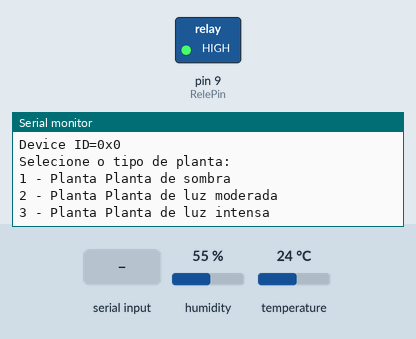
This sketch was run on a simulated Arduino Uno, built for the host (arithmetic inside an expression is 32-bit, double 64-bit). On the bench: switched loads named in the sketch (green lamp = pin HIGH), the last lines printed to the serial monitor. The test bench sets the inputs (shaded band); at power-on: humidity 55 %, temperature 24 °C.

Above: at 0.9 s.
1.0 s: "90,45\n" received over Serial
At 2.0 s:
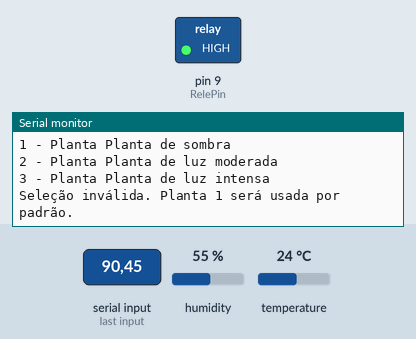
At 6.5 s:
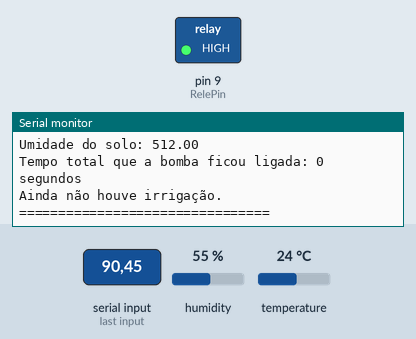

Measured:
- after the input at 1.0 s, the serial monitor: prints a new line at once (image 1)

The sketch:

jadinmemoria.ino
```cpp
//####################################################################################
// Definição da classe Planta (POO)
//####################################################################################
#include <Wire.h>
#include "ClosedCube_HDC1080.h"
#include <avr/pgmspace.h>  // Para utilizar PROGMEM

// Definindo constantes para os nomes das plantas na memória flash
const char planta1[] PROGMEM = "Planta de sombra";
const char planta2[] PROGMEM = "Planta de luz moderada";
const char planta3[] PROGMEM = "Planta de luz intensa";

const char* const nomesPlantas[] PROGMEM = { planta1, planta2, planta3 };

// Estrutura compacta para as configurações de cada planta
struct ConfiguracaoPlanta {
  float tempMin, tempMax;
  uint16_t lumMin, lumMax;  // Mudando para uint16_t para otimizar memória
  float umidadeSoloMin, umidadeSoloMax;
};

// Configurações das plantas armazenadas em PROGMEM
const ConfiguracaoPlanta configuracoes[] PROGMEM = {
  {15.0, 25.0, 100, 300, 200.0, 500.0},    // Planta de sombra
  {18.0, 30.0, 300, 600, 250.0, 700.0},    // Planta de luz moderada
  {20.0, 35.0, 600, 1023, 300.0, 800.0}    // Planta de luz intensa
};

// Classe Planta
class Planta {
  private:
    const char* nome;
    ConfiguracaoPlanta config;

  public:
    // Construtor
    Planta(const char* nome, ConfiguracaoPlanta config) {
      this->nome = nome;
      this->config = config;
    }

    // Getters
    const char* getNome() { return nome; }
    float getTempMin() { return config.tempMin; }
    float getTempMax() { return config.tempMax; }
    uint16_t getLumMin() { return config.lumMin; }
    uint16_t getLumMax() { return config.lumMax; }
    float getUmidadeSoloMin() { return config.umidadeSoloMin; }
    float getUmidadeSoloMax() { return config.umidadeSoloMax; }

    // Verificações das condições
    bool verificarTemp(float temp) {
      return temp >= config.tempMin && temp <= config.tempMax;
    }

    bool verificarLuminosidade(uint16_t luminosidade) {
      return luminosidade >= config.lumMin && luminosidade <= config.lumMax;
    }

    bool verificarUmidadeSolo(float umidadeSolo) {
      return umidadeSolo >= config.umidadeSoloMin && umidadeSolo <= config.umidadeSoloMax;
    }

    bool condicoesAdequadas(float temp, uint16_t luminosidade, float umidadeSolo) {
      return verificarTemp(temp) && verificarLuminosidade(luminosidade) && verificarUmidadeSolo(umidadeSolo);
    }
};

// Lista de plantas
Planta plantas[] = {
  Planta(nomesPlantas[0], configuracoes[0]),
  Planta(nomesPlantas[1], configuracoes[1]),
  Planta(nomesPlantas[2], configuracoes[2])
};

Planta* plantaSelecionada = &plantas[0];  // Inicialmente seleciona a primeira planta

//####################################################################################
// Definição dos pinos e variáveis globais
//####################################################################################
ClosedCube_HDC1080 hdc1080;

const int RelePin = 9;       // Pino ao qual o Módulo Relé está conectado
const int PINO_SENSOR = A3;  // Sensor de umidade do solo
const int LDR = A0;          // Sensor de luminosidade
const int pinLM35 = A2;      // Sensor de temperatura

float tempC = 0.0;
uint16_t valorldr = 0;
float umidadeSolo = 0;
float umidadeAr = 0.0;

const unsigned long INTERVALO_REGA = 5 * 1000; // em milissegundos
unsigned long ultimoTempoLeitura = 0;
unsigned long tempoLigada = 0;
unsigned long tempoUltimaIrrigacao = 0;
unsigned long inicioIrrigacao = 0;
bool bombaLigada = false;

// Cache para armazenar últimas leituras
float ultimoTemp = 0.0;
uint16_t ultimoValorlDr = 0;
float ultimaUmidadeSolo = 0.0;

//####################################################################################
// Função de controle do Arduino
//####################################################################################
void setup() {
  Serial.begin(9600);

  hdc1080.begin(0x40);
  Serial.print("Manufacturer ID=0x");
  Serial.println(hdc1080.readManufacturerId(), HEX);
  Serial.print("Device ID=0x");
  Serial.println(hdc1080.readDeviceId(), HEX);

  pinMode(RelePin, OUTPUT);
  pinMode(LDR, INPUT);
  pinMode(PINO_SENSOR, INPUT);
  digitalWrite(RelePin, 1);

  // Exibe opções para selecionar a planta
  selecionarPlanta();
}

void loop() {
  // Leitura condicional dos sensores
  if (millis() - ultimoTempoLeitura >= INTERVALO_REGA) {
    umidadeSolo = lerUmidadeSolo();
    valorldr = lerLuminosidade();
    tempC = lerTemperatura();
    umidadeAr = lerUmidadeAr();

    // Atualiza cache
    ultimoTemp = tempC;
    ultimoValorlDr = valorldr;
    ultimaUmidadeSolo = umidadeSolo;

    exibirValores();
    ultimoTempoLeitura = millis();
  }

  // Controle de irrigação baseado nas leituras armazenadas
  controlarIrrigacao();

  delay(5000);
}

//####################################################################################
// Funções de Controle
//####################################################################################
void selecionarPlanta() {
  Serial.println(F("Selecione o tipo de planta:"));
  for (int i = 0; i < sizeof(plantas) / sizeof(plantas[0]); i++) {
    Serial.print(i + 1);
    Serial.print(F(" - Planta "));
    Serial.println(FPSTR(nomesPlantas[i])); // Utiliza a função FPSTR para strings em PROGMEM
  }

  while (Serial.available() == 0) {}
  int tipoPlanta = Serial.parseInt() - 1;
  if (tipoPlanta >= 0 && tipoPlanta < sizeof(plantas) / sizeof(plantas[0])) {
    plantaSelecionada = &plantas[tipoPlanta];
    Serial.print(F("Planta "));
    Serial.print(FPSTR(nomesPlantas[tipoPlanta]));
    Serial.println(F(" selecionada."));
  } else {
    Serial.println(F("Seleção inválida. Planta 1 será usada por padrão."));
  }
}

void controlarIrrigacao() {
  bool condicoesAdequadas = plantaSelecionada->condicoesAdequadas(ultimoTemp, ultimoValorlDr, ultimaUmidadeSolo);

  if (condicoesAdequadas && !bombaLigada) {
    ativarIrrigacao();
  } else if (!condicoesAdequadas && bombaLigada) {
    desativarIrrigacao();
  }
}

void ativarIrrigacao() {
  digitalWrite(RelePin, 0);
  Serial.println(F("Irrigação ativada."));
  inicioIrrigacao = millis();
  bombaLigada = true;
}

void desativarIrrigacao() {
  digitalWrite(RelePin, 1);
  Serial.println(F("Irrigação desativada."));
  tempoLigada += millis() - inicioIrrigacao;
  tempoUltimaIrrigacao = millis();
  bombaLigada = false;
}

//####################################################################################
// Funções para leitura dos sensores
//####################################################################################
float lerTemperatura() {
  return hdc1080.readTemperature();
}

uint16_t lerLuminosidade() {
  return analogRead(LDR);
}

float lerUmidadeSolo() {
  return analogRead(PINO_SENSOR);
}

float lerUmidadeAr() {
  return hdc1080.readHumidity();
}

// Função para exibir os valores no monitor serial
void exibirValores() {
  Serial.println(F("================================"));
  Serial.print(F("Temperatura: "));
  Serial.println(ultimoTemp);
  Serial.print(F("Umidade do ar: "));
  Serial.println(umidadeAr);
  Serial.print(F("Luminosidade: "));
  Serial.println(ultimoValorlDr);
  Serial.print(F("Umidade do solo: "));
  Serial.println(ultimaUmidadeSolo);

  Serial.print(F("Tempo total que a bomba ficou ligada: "));
  Serial.print(tempoLigada / 1000);
  Serial.println(F(" segundos"));

  if (tempoUltimaIrrigacao > 0) {
    Serial.print(F("Última irrigação há: "));
    Serial.print((millis() - tempoUltimaIrrigacao) / 1000);
    Serial.println(F(" segundos"));
  } else {
    Serial.println(F("Ainda não houve irrigação."));
  }

  Serial.println(F("================================"));
}
```
